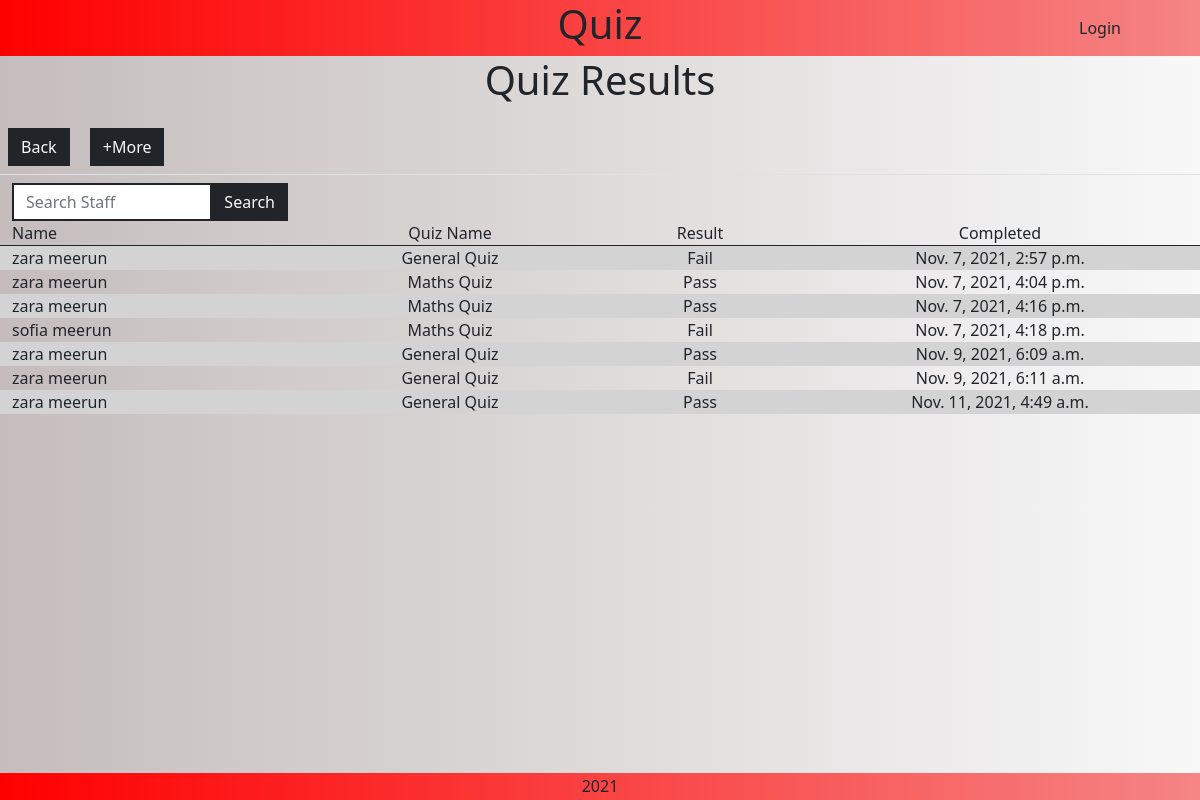
The app's page /staff/quiz_results, older data.
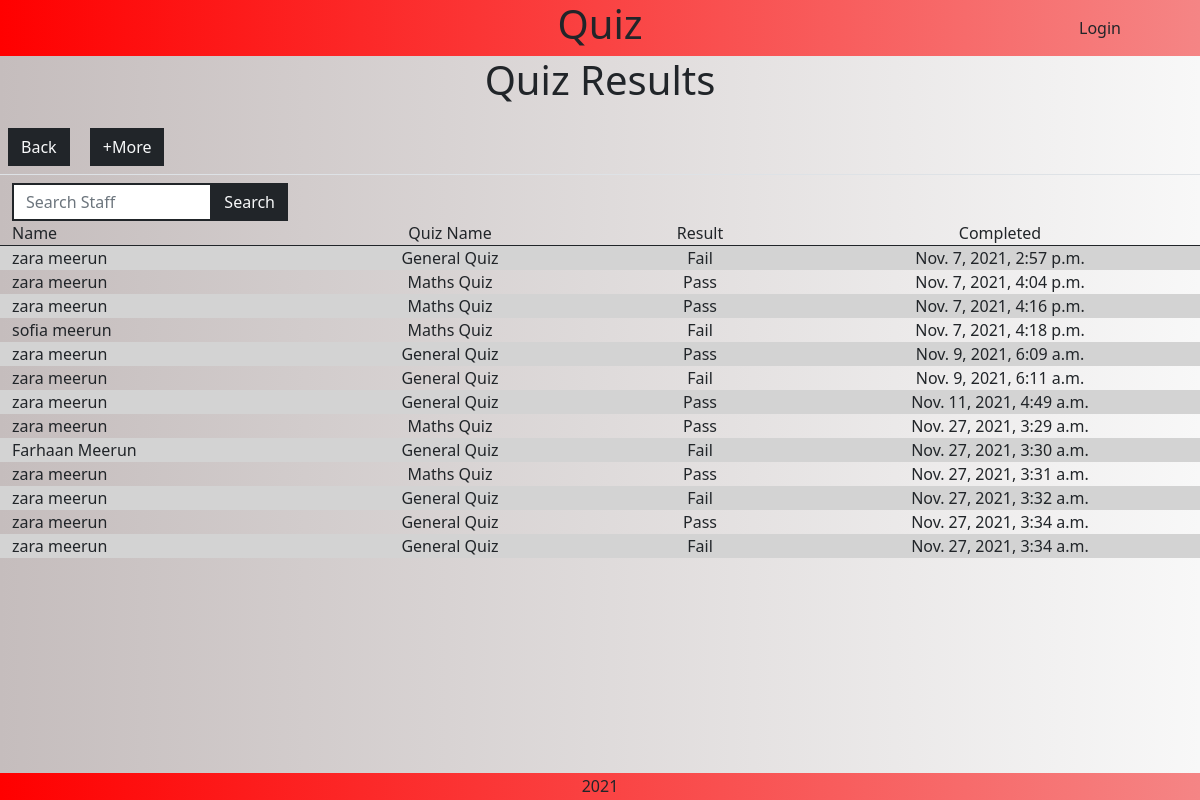
The same page, newer data.
### quiz/models.py (models this page shows, shortened)
class Results(models.Model):
    class Meta:
        verbose_name_plural = "Results"
    staff = models.ForeignKey(
        "staff.Staff",
        null=False,
        blank=False,
        on_delete=models.CASCADE,
        related_name="results",
    )
    quiz_name = models.CharField(max_length=254)
    results = models.CharField(max_length=254)
    attempts = models.IntegerField(default=0)
    created_at = models.DateTimeField(auto_now_add=True)
    pass_fail = models.CharField(max_length=254)

### staff/models.py (models this page shows, shortened)
class Staff(models.Model):
    class Meta:
        verbose_name_plural = "Staff"
    employee_number = models.IntegerField(unique=True)
    first_name = models.CharField(max_length=254)
    last_name = models.CharField(max_length=254)
    email_address = models.EmailField()

### staff/views.py (the view, shortened to what this page needs)
# urls.py: path("quiz_results", views.quiz_results, name="quiz_results"),
def quiz_results(request):
    all_results = Results.objects.all()
    context = {
        "results": all_results,
    }
    return render(request, "staff/quiz_results.html", context)

### staff/templates/staff/quiz_results.html (shortened to what this page needs)
{% extends "base.html" %}
{% load static %}
{% load crispy_forms_tags %}
{% block extra_css %}
    <link rel="stylesheet" href="{% static 'staff/css/staff.css' %}">
{% endblock %}
{% block content %}
    <div class="text-center h1 mb-3">Quiz Results</div>
    <a href="{% url 'staff' %}" class="m-2 btn btn-dark rounded-0 text-light">Back</a>
    <a href="#" class="m-2 btn btn-dark rounded-0 text-light show-more">+More</a>
    <div class="row m-0 border-top d-flex justify-content-left">
        <div class="col-10 col-md-4 col-lg-3 mt-2">
            <form action="{% url 'quiz_results' %}" method="GET" id="characterForm">
                <div class="input-group">
                    <input type="search" class="form-control custom-select rounded-0 border-2 border-dark" name="q" placeholder="Search Staff">
                    <button class="btn btn-outline-dark bg-dark text-light rounded-0 input-group-append ml-auto search-button" type="submit"><div class="text">Search</div></button>
                </div>
            </form>
        </div>
    </div>
    <div class="row m-0 staff-text border-bottom border-dark">
        <div class="col-3">Name</div>
        <div class="col-3 text-center">Quiz Name</div>
        <div class="col-2 text-center">Result</div>
        <div class="col-4 text-center">Completed</div>
    </div>
    <div class="row m-0 staff-text">
        {% for result in results %}
            {% if forloop.counter|divisibleby:2 %}
                <div class="col-3">{{ result.staff.first_name }} {{ result.staff.last_name }}</div>
                <div class="col-3 text-center">{{ result.quiz_name }}</div>
                <div class="col-2 text-center">{{ result.pass_fail }}</div>
                <div class="col-4 text-center">{{ result.created_at }}</div>
            {% else %}
                <div class="col-3 bg-secondary">{{ result.staff.first_name }} {{ result.staff.last_name }}</div>
                <div class="col-3 text-center bg-secondary">{{ result.quiz_name }}</div>
                <div class="col-2 text-center bg-secondary">{{ result.pass_fail }}</div>
                <div class="col-4 text-center bg-secondary">{{ result.created_at }}</div>
            {% endif %}
        {% endfor %}
    </div>
{% endblock %}

### templates/base.html (shortened to what this page needs)
{% load static %}
<!doctype html>
<html lang="en">
    <head>
        <link href="https://cdn.jsdelivr.net/npm/bootstrap@5.1.3/dist/css/bootstrap.min.css" rel="stylesheet">
        <link rel="stylesheet" href="https://use.fontawesome.com/releases/v5.15.4/css/all.css">
        <link rel="stylesheet" href="{% static 'css/base.css' %}">
        {% block extra_css %}
        {% endblock %}
    </head>
    <body>
        <nav class="row m-0 bg-grad">
            <div class="d-none d-md-block col-md-2"></div>
            <div class="col-8 col-md-8 h1 text-center">
                <a class="text-dark logo" href="{% url 'home' %}">Quiz</a>
            </div>
            {% if request.user.is_superuser %}
                <a href="{% url 'staff' %}" class="p-0 col-2 col-md-1 text-center my-auto text-dark logout-button nav-text">Admin</a>
                <a href="{% url 'logout' %}" class="p-0 col-2 col-md-1 text-center my-auto text-dark logout-button nav-text">Logout</a>
            {% else %}
                <a href="#" class="p-0 col-4 col-md-2 text-center my-auto text-dark login-button nav-text">Login</a>
            {% endif %}
        </nav>
        <div class="content">
            {% block content %}
            {% endblock %}
        </div>
        <footer class="footer text-center h6 m-0">
            <div class="p-1 bg-grad text-dark">2021</div>
        </footer>
    </body>
</html>

### static/css/base.css (style rules this page uses)
body, html { margin: 0; display: flex; flex-direction: column; height: 100vh; }
.bg-grad { background-image: linear-gradient(to right, red , rgb(245, 133, 133)); }
nav a { text-decoration: none !important; }
.content { flex: 1; background-image: linear-gradient(to right, rgb(197, 189, 189) , rgb(248, 248, 248)); }
.bg-secondary { background: linear-gradient(to right, rgb(197, 189, 189) , rgb(248, 248, 248)); }
input { height: 30px; }

### staff/static/staff/css/staff.css (style rules this page uses)
.bg-secondary { background: lightgray !important; }
.custom-select { height: 38px; }

Row changes from the older to the newer data that the page shows:
added Results: staff.first_name "zara", staff.last_name "meerun", quiz_name "Maths Quiz", pass_fail "Pass", created_at "Nov. 27, 2021, 3:29 a.m."
added Results: staff.first_name "Farhaan", staff.last_name "Meerun", quiz_name "General Quiz", pass_fail "Fail", created_at "Nov. 27, 2021, 3:30 a.m."
added Results: staff.first_name "zara", staff.last_name "meerun", quiz_name "Maths Quiz", pass_fail "Pass", created_at "Nov. 27, 2021, 3:31 a.m."
added Results: staff.first_name "zara", staff.last_name "meerun", quiz_name "General Quiz", pass_fail "Fail", created_at "Nov. 27, 2021, 3:32 a.m."
added Results: staff.first_name "zara", staff.last_name "meerun", quiz_name "General Quiz", pass_fail "Pass", created_at "Nov. 27, 2021, 3:34 a.m."
added Results: staff.first_name "zara", staff.last_name "meerun", quiz_name "General Quiz", pass_fail "Fail", created_at "Nov. 27, 2021, 3:34 a.m."
